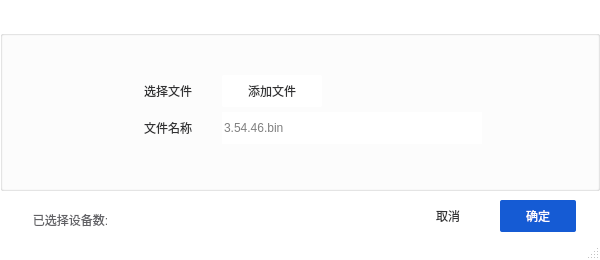
<?xml version="1.0" encoding="UTF-8"?>
<ui version="4.0">
 <class>tool_firmware_update</class>
 <widget class="QMainWindow" name="tool_firmware_update">
  <property name="geometry">
   <rect>
    <x>0</x>
    <y>0</y>
    <width>600</width>
    <height>260</height>
   </rect>
  </property>
  <property name="minimumSize">
   <size>
    <width>600</width>
    <height>260</height>
   </size>
  </property>
  <property name="maximumSize">
   <size>
    <width>600</width>
    <height>260</height>
   </size>
  </property>
  <property name="windowTitle">
   <string>固件升级</string>
  </property>
  <property name="styleSheet">
   <string notr="true">QMainWindow
{
	background-color : rgb(255, 255, 255);
}

</string>
  </property>
  <widget class="QWidget" name="centralwidget">
   <widget class="QGroupBox" name="groupBox">
    <property name="geometry">
     <rect>
      <x>0</x>
      <y>30</y>
      <width>600</width>
      <height>161</height>
     </rect>
    </property>
    <property name="minimumSize">
     <size>
      <width>600</width>
      <height>0</height>
     </size>
    </property>
    <property name="maximumSize">
     <size>
      <width>600</width>
      <height>16777215</height>
     </size>
    </property>
    <property name="title">
     <string/>
    </property>
    <widget class="QGroupBox" name="groupBox_2">
     <property name="geometry">
      <rect>
       <x>210</x>
       <y>30</y>
       <width>284</width>
       <height>95</height>
      </rect>
     </property>
     <property name="minimumSize">
      <size>
       <width>0</width>
       <height>95</height>
      </size>
     </property>
     <property name="maximumSize">
      <size>
       <width>16777215</width>
       <height>95</height>
      </size>
     </property>
     <property name="styleSheet">
      <string notr="true">QGroupBox
{
	border : none;

}</string>
     </property>
     <property name="title">
      <string/>
     </property>
     <layout class="QGridLayout" name="gridLayout">
      <item row="0" column="0">
       <widget class="QPushButton" name="pushButton">
        <property name="minimumSize">
         <size>
          <width>100</width>
          <height>32</height>
         </size>
        </property>
        <property name="maximumSize">
         <size>
          <width>100</width>
          <height>32</height>
         </size>
        </property>
        <property name="styleSheet">
         <string notr="true">/*按钮普通态*/
QPushButton
{
    
    /*字体颜色*/ 
	color: rgb(50, 50, 51);
 	/*背景颜色*/  
    background-color:rgb(255,255,255);
    /*边框圆角半径为8像素*/ 
    border-radius:2px;
	width:65px;
}
 
/*按钮停留态*/
QPushButton:hover
{
   /*背景颜色*/  
    background-color: rgb(85, 170, 255);
}
 
/*按钮按下态*/
QPushButton:pressed
{
    /*背景颜色*/  
 	background-color:rgb(170 , 255 , 255);
    /*左内边距为3像素，让按下时字向右移动3像素*/  
    padding-left:3px;
    /*上内边距为3像素，让按下时字向下移动3像素*/  
    padding-top:3px;
}</string>
        </property>
        <property name="text">
         <string>添加文件</string>
        </property>
        <property name="icon">
         <iconset resource="../../shuncom_qrc.qrc">
          <normaloff>:/png/shuncom_ico/png_ico/固件升级.png</normaloff>:/png/shuncom_ico/png_ico/固件升级.png</iconset>
        </property>
       </widget>
      </item>
      <item row="1" column="0">
       <widget class="QLineEdit" name="lineEdit">
        <property name="minimumSize">
         <size>
          <width>260</width>
          <height>32</height>
         </size>
        </property>
        <property name="maximumSize">
         <size>
          <width>260</width>
          <height>32</height>
         </size>
        </property>
        <property name="styleSheet">
         <string notr="true">border : none;</string>
        </property>
        <property name="placeholderText">
         <string>3.54.46.bin</string>
        </property>
       </widget>
      </item>
     </layout>
    </widget>
    <widget class="QGroupBox" name="groupBox_3">
     <property name="geometry">
      <rect>
       <x>120</x>
       <y>30</y>
       <width>84</width>
       <height>95</height>
      </rect>
     </property>
     <property name="minimumSize">
      <size>
       <width>0</width>
       <height>95</height>
      </size>
     </property>
     <property name="maximumSize">
      <size>
       <width>16777215</width>
       <height>95</height>
      </size>
     </property>
     <property name="styleSheet">
      <string notr="true">QGroupBox
{
	border : none;

}</string>
     </property>
     <property name="title">
      <string/>
     </property>
     <layout class="QGridLayout" name="gridLayout_2">
      <item row="0" column="0">
       <widget class="QLabel" name="label">
        <property name="styleSheet">
         <string notr="true">color: rgb(50, 50, 51);</string>
        </property>
        <property name="text">
         <string>选择文件</string>
        </property>
        <property name="alignment">
         <set>Qt::AlignRight|Qt::AlignTrailing|Qt::AlignVCenter</set>
        </property>
       </widget>
      </item>
      <item row="1" column="0">
       <widget class="QLabel" name="label_2">
        <property name="styleSheet">
         <string notr="true">color: rgb(50, 50, 51);</string>
        </property>
        <property name="text">
         <string>文件名称</string>
        </property>
        <property name="alignment">
         <set>Qt::AlignRight|Qt::AlignTrailing|Qt::AlignVCenter</set>
        </property>
       </widget>
      </item>
     </layout>
    </widget>
   </widget>
   <widget class="QPushButton" name="pushButton_2">
    <property name="geometry">
     <rect>
      <x>500</x>
      <y>200</y>
      <width>76</width>
      <height>32</height>
     </rect>
    </property>
    <property name="minimumSize">
     <size>
      <width>76</width>
      <height>32</height>
     </size>
    </property>
    <property name="maximumSize">
     <size>
      <width>76</width>
      <height>32</height>
     </size>
    </property>
    <property name="styleSheet">
     <string notr="true">/*按钮普通态*/
QPushButton
{

    /*字体颜色*/ 
	color: rgb(255, 255, 255);
 	/*背景颜色*/  
    background-color: rgb(21, 91, 212);
    /*边框圆角半径为8像素*/ 
    border-radius:2px;
	width:65px;
}
 
/*按钮停留态*/
QPushButton:hover
{
   /*背景颜色*/  
    background-color: rgb(85, 170, 255);
}
 
/*按钮按下态*/
QPushButton:pressed
{
    /*背景颜色*/  
 	background-color:rgb(170 , 255 , 255);
    /*左内边距为3像素，让按下时字向右移动3像素*/  
    padding-left:3px;
    /*上内边距为3像素，让按下时字向下移动3像素*/  
    padding-top:3px;
}</string>
    </property>
    <property name="text">
     <string>确定</string>
    </property>
   </widget>
   <widget class="QWidget" name="layoutWidget">
    <property name="geometry">
     <rect>
      <x>20</x>
      <y>210</y>
      <width>157</width>
      <height>19</height>
     </rect>
    </property>
    <layout class="QHBoxLayout" name="horizontalLayout">
     <item>
      <widget class="QLabel" name="label_3">
       <property name="styleSheet">
        <string notr="true">color: rgb(98, 98, 102);</string>
       </property>
       <property name="text">
        <string>已选择设备数:</string>
       </property>
       <property name="alignment">
        <set>Qt::AlignCenter</set>
       </property>
      </widget>
     </item>
     <item>
      <widget class="QLabel" name="label_4">
       <property name="minimumSize">
        <size>
         <width>50</width>
         <height>0</height>
        </size>
       </property>
       <property name="maximumSize">
        <size>
         <width>50</width>
         <height>16777215</height>
        </size>
       </property>
       <property name="text">
        <string/>
       </property>
      </widget>
     </item>
    </layout>
   </widget>
   <widget class="QPushButton" name="pushButton_3">
    <property name="geometry">
     <rect>
      <x>410</x>
      <y>200</y>
      <width>76</width>
      <height>32</height>
     </rect>
    </property>
    <property name="minimumSize">
     <size>
      <width>76</width>
      <height>32</height>
     </size>
    </property>
    <property name="maximumSize">
     <size>
      <width>76</width>
      <height>32</height>
     </size>
    </property>
    <property name="styleSheet">
     <string notr="true">/*按钮普通态*/
QPushButton
{

    /*字体颜色*/ 
	color: rgb(50, 50, 51);
 	/*背景颜色*/  
    background-color: rgb(255, 255, 255);
    /*边框圆角半径为8像素*/ 
    border-radius:2px;
	width:65px;
}
 
/*按钮停留态*/
QPushButton:hover
{
   /*背景颜色*/  
    background-color: rgb(85, 170, 255);
}
 
/*按钮按下态*/
QPushButton:pressed
{
    /*背景颜色*/  
 	background-color:rgb(170 , 255 , 255);
    /*左内边距为3像素，让按下时字向右移动3像素*/  
    padding-left:3px;
    /*上内边距为3像素，让按下时字向下移动3像素*/  
    padding-top:3px;
}</string>
    </property>
    <property name="text">
     <string>取消</string>
    </property>
   </widget>
  </widget>
  <widget class="QStatusBar" name="statusbar"/>
 </widget>
 <resources>
  <include location="../../shuncom_qrc.qrc"/>
 </resources>
 <connections/>
</ui>
